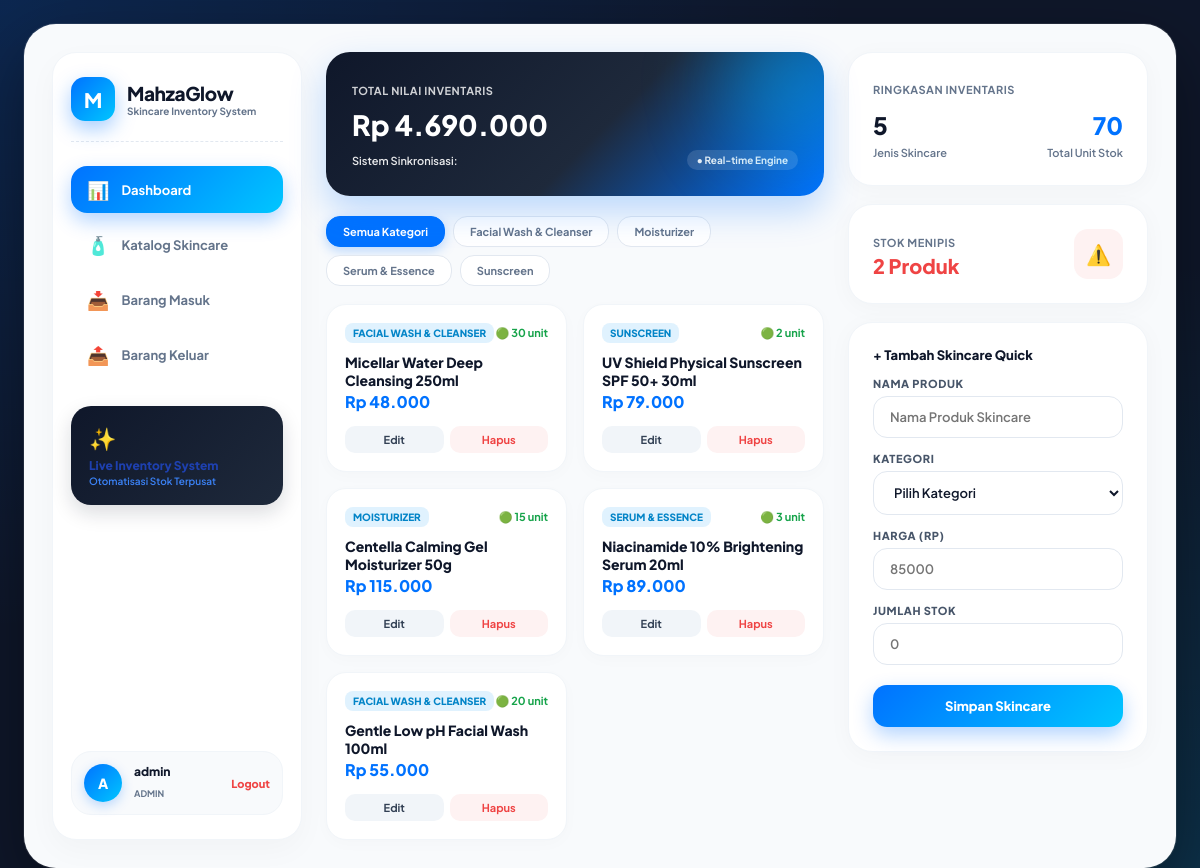
Page /public/dashboard.php (signed in) on the committed database.
### tables this page shows
CREATE TABLE categories (
    id INT AUTO_INCREMENT PRIMARY KEY,
    name VARCHAR(100) NOT NULL UNIQUE,
    description TEXT,
    created_at TIMESTAMP DEFAULT CURRENT_TIMESTAMP
);

CREATE TABLE products (
    id INT AUTO_INCREMENT PRIMARY KEY,
    category_id INT NOT NULL,
    sku VARCHAR(50) NOT NULL UNIQUE,
    name VARCHAR(150) NOT NULL,
    price DECIMAL(12, 2) NOT NULL DEFAULT 0.00,
    stock INT NOT NULL DEFAULT 0,
    minimum_stock INT NOT NULL DEFAULT 5,
    created_at TIMESTAMP DEFAULT CURRENT_TIMESTAMP,
    FOREIGN KEY (category_id) REFERENCES categories(id) ON UPDATE CASCADE ON DELETE RESTRICT
);

### helpers/escape.php (called while the page is built, shortened)
<?php
if (!function_exists('e')) {
    function e($string) {
        return htmlspecialchars($string ?? '', ENT_QUOTES, 'UTF-8');
    }
}
if (!function_exists('formatRupiah')) {
    function formatRupiah($angka) {
        $val = floatval($angka);
        return 'Rp ' . number_format($val, 0, ',', '.');
    }
}

### helpers/validation.php (called while the page is built, shortened)
<?php
function validateInt($value, int $min = 1): ?int {
    $val = filter_var($value, FILTER_VALIDATE_INT);
    if ($val === false || $val < $min) {
        return null;
    }
    return $val;
}

### public/dashboard.php (the view, shortened to what this page needs)
<?php
require_once __DIR__ . '/../config/db.php';
require_once __DIR__ . '/../helpers/escape.php';
require_once __DIR__ . '/../helpers/validation.php';
$categoryId = validateInt($_GET['category_id'] ?? null);
$whereClauses = [];
$params       = [];
$whereSql = !empty($whereClauses) ? 'WHERE ' . implode(' AND ', $whereClauses) : '';
$totalValue  = $pdo->query('SELECT SUM(stock * price) FROM products')->fetchColumn() ?? 0;
$totalJenis  = $pdo->query('SELECT COUNT(id) FROM products')->fetchColumn() ?? 0;
$totalUnit   = $pdo->query('SELECT SUM(stock) FROM products')->fetchColumn() ?? 0;
$stokMenipis = $pdo->query('SELECT COUNT(id) FROM products WHERE stock <= 5')->fetchColumn() ?? 0;
$stmtData = $pdo->prepare("SELECT p.*, c.name AS category_name FROM products p JOIN categories c ON c.id = p.category_id $whereSql ORDER BY p.id DESC");
$stmtData->execute($params);
$products = $stmtData->fetchAll();
$categories = $pdo->query('SELECT * FROM categories ORDER BY name ASC')->fetchAll();
?>
<!DOCTYPE html>
<html lang="id">
<head>
    <link rel="stylesheet" href="/inventory-app/public/assets/style.css">
</head>
<body>
<div class="app-board">
    <div class="board-grid-sidebar">
        <div class="sidebar-left">
            <div>
                <div class="brand-wrapper">
                    <div class="brand-icon-glow">M</div>
                    <div>
                        <span class="brand-title-text">MahzaGlow</span>
                        <div class="brand-subtitle">Skincare Inventory System</div>
                    </div>
                </div>
                <nav class="side-nav-menu">
                    <a href="dashboard.php" class="nav-pill-side active">
                        <span class="nav-icon">📊</span> Dashboard
                    </a>
                    <a href="index.php" class="nav-pill-side">
                        <span class="nav-icon">🧴</span> Katalog Skincare
                    </a>
                    <a href="stock/in.php" class="nav-pill-side">
                        <span class="nav-icon">📥</span> Barang Masuk
                    </a>
                    <a href="stock/out.php" class="nav-pill-side">
                        <span class="nav-icon">📤</span> Barang Keluar
                    </a>
                </nav>
                <div class="sidebar-promo-card">
                    <span style="font-size: 22px;">✨</span>
                    <h5 style="font-size: 12px; font-weight: 800; color: #1e40af; margin: 6px 0 2px 0;">Live Inventory System</h5>
                    <p style="font-size: 10px; color: #3b82f6; font-weight: 600;">Otomatisasi Stok Terpusat</p>
                </div>
            </div>
            <div class="user-profile-badge-side">
                <div class="user-avatar-circle"><?= strtoupper(substr($_SESSION['user']['username'], 0, 1)) ?></div>
                <div style="flex:1;">
                    <p style="font-size:12px; font-weight:800; color:#0f172a; margin:0; line-height:1.2;"><?= e($_SESSION['user']['username']) ?></p>
                    <span style="font-size:9px; color:#64748b; font-weight:700; text-transform:uppercase;"><?= e($_SESSION['user']['role']) ?></span>
                </div>
                <a href="logout.php" style="font-size:11px; color:#ef4444; font-weight:800; text-decoration:none;">Logout</a>
            </div>
        </div>
        <div>
            <div class="glowing-blue-card">
                <span style="font-size:11px; text-transform:uppercase; opacity:0.8; font-weight:700; letter-spacing:0.5px;">TOTAL NILAI INVENTARIS</span>
                <h2 style="font-size:28px; font-weight:800; margin:8px 0;"><?= formatRupiah($totalValue) ?></h2>
                <div style="font-size:11px; opacity:0.9; font-weight:600; display:flex; justify-content:space-between; align-items:center;">
                    <span>Sistem Sinkronisasi:</span>
                    <span style="background:rgba(255,255,255,0.15); padding:4px 10px; border-radius:20px; font-size:10px; font-weight:700;">● Real-time Engine</span>
                </div>
            </div>
            <div class="category-filter-bar">
                <a href="dashboard.php" class="filter-chip <?= empty($categoryId) ? 'active' : '' ?>">Semua Kategori</a>
                <?php foreach ($categories as $cat): ?>
                    <a href="dashboard.php?category_id=<?= $cat['id'] ?>" class="filter-chip <?= $categoryId == $cat['id'] ? 'active' : '' ?>">
                        <?= e($cat['name']) ?>
                    </a>
                <?php endforeach; ?>
            </div>
            <div class="products-cards-layout">
                <?php foreach ($products as $p): ?>
                    <div class="product-widget-card">
                        <div>
                            <div style="display:flex; justify-content:space-between; align-items:center;">
                                <span style="background:#e0f2fe; color:#0284c7; font-size:10px; font-weight:800; padding:4px 8px; border-radius:8px; text-transform:uppercase;"><?= e($p['category_name']) ?></span>
                                <span style="font-size:11px; color:#16a34a; font-weight:700;">🟢 <?= $p['stock'] ?> unit</span>
                            </div>
                            <h4 style="font-size:14px; font-weight:800; color:#0f172a; margin:10px 0 2px 0;"><?= e($p['name']) ?></h4>
                            <div style="font-size:16px; font-weight:800; color:#0072ff; margin-bottom:14px;"><?= formatRupiah($p['price']) ?></div>
                        </div>
                        <div style="display:flex; gap:6px;">
                            <?php if ($_SESSION['user']['role'] === 'admin'): ?>
                                <a href="edit.php?id=<?= $p['id'] ?>" style="flex:1; text-align:center; padding:7px; background:#f1f5f9; color:#334155; border-radius:10px; font-size:11px; font-weight:700; text-decoration:none;">Edit</a>
                                <a href="delete.php?id=<?= $p['id'] ?>" onclick="return confirm('Hapus produk?')" style="flex:1; text-align:center; padding:7px; background:#fef2f2; color:#ef4444; border-radius:10px; font-size:11px; font-weight:700; text-decoration:none;">Hapus</a>
                            <?php else: ?>
                                <span style="font-size:10px; color:#94a3b8; text-align:center; width:100%;">View Only Mode</span>
                            <?php endif; ?>
                        </div>
                    </div>
                <?php endforeach; ?>
            </div>
        </div>
        <div style="display:flex; flex-direction:column; gap:18px;">
            <div class="soft-card">
                <span style="font-size:11px; color:#64748b; font-weight:700; text-transform:uppercase; letter-spacing:0.5px;">Ringkasan Inventaris</span>
                <div style="display:flex; justify-content:space-between; align-items:center; margin-top:12px;">
                    <div>
                        <p style="font-size:24px; font-weight:800; color:#0f172a; margin:0;"><?= $totalJenis ?></p>
                        <span style="font-size:11px; color:#64748b; font-weight:600;">Jenis Skincare</span>
                    </div>
                    <div style="text-align:right;">
                        <p style="font-size:24px; font-weight:800; color:#0072ff; margin:0;"><?= $totalUnit ?></p>
                        <span style="font-size:11px; color:#64748b; font-weight:600;">Total Unit Stok</span>
                    </div>
                </div>
            </div>
            <div class="soft-card" style="display:flex; justify-content:space-between; align-items:center;">
                <div>
                    <span style="font-size:11px; color:#64748b; font-weight:700; text-transform:uppercase; letter-spacing:0.5px;">Stok Menipis</span>
                    <h3 style="font-size:20px; font-weight:800; color:#ef4444; margin-top:2px;"><?= $stokMenipis ?> Produk</h3>
                </div>
                <div style="background:#fef2f2; padding:12px; border-radius:14px; color:#ef4444; font-size:20px;">⚠️</div>
            </div>
            <?php if ($_SESSION['user']['role'] === 'admin'): ?>
                <div class="soft-card">
                    <h4 style="font-size:13px; font-weight:800; margin-bottom:14px; color:#0f172a;">+ Tambah Skincare Quick</h4>
                    <form method="POST" action="">
                        <label>Nama Produk</label>
                        <input type="text" name="name" placeholder="Nama Produk Skincare" required>
                        <label>Kategori</label>
                        <select name="category_id" required>
                            <option value="">Pilih Kategori</option>
                        </select>
                        <label>Harga (Rp)</label>
                        <input type="number" name="price" placeholder="85000" required>
                        <label>Jumlah Stok</label>
                        <input type="number" name="stock" placeholder="0" min="0" required>
                        <button type="submit" class="btn-primary-blue" style="margin-top:6px;">Simpan Skincare</button>
                    </form>
                </div>
            <?php endif; ?>
        </div>
    </div>
</div>
</body>
</html>

### rows in the picture
categories: name "Facial Wash & Cleanser"
categories: name "Moisturizer"
categories: name "Serum & Essence"
categories: name "Sunscreen"
products: category.name "FACIAL WASH & CLEANSER", stock "30", name "Micellar Water Deep Cleansing 250ml", price "Rp 48.000"
products: category.name "SUNSCREEN", stock "2", name "UV Shield Physical Sunscreen SPF 50+ 30ml", price "Rp 79.000"
products: category.name "MOISTURIZER", stock "15", name "Centella Calming Gel Moisturizer 50g", price "Rp 115.000"
products: category.name "SERUM & ESSENCE", stock "3", name "Niacinamide 10% Brightening Serum 20ml", price "Rp 89.000"
products: category.name "FACIAL WASH & CLEANSER", stock "20", name "Gentle Low pH Facial Wash 100ml", price "Rp 55.000"

### other values in the picture
substr($_SESSION['user']['username'], 0, 1) "A"
$_SESSION['user']['username'] "admin"
$_SESSION['user']['role'] "ADMIN"
formatRupiah($totalValue) "Rp 4.690.000"
$totalJenis "5"
$totalUnit "70"
$stokMenipis "2"
